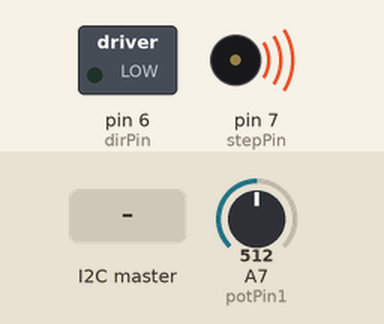
A sketch run on a simulated Arduino Nano, built with avr-gcc and run on an emulated ATmega328P. Parts: switched loads named in the sketch (green lamp = pin HIGH), buzzer (waves = sounding). The test bench sets the inputs (shaded band); at power-on: A7 (potPin1) = 512. What the sketch prints to the serial monitor is not drawn.

Above: at 1.2 s.
1.3 s: A7 (potPin1) set to 306
At 1.6 s:
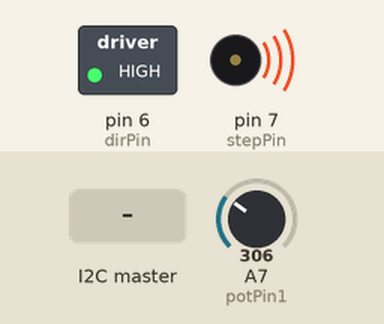
2.8 s: the I2C master sends the byte 1
At 3.9 s:
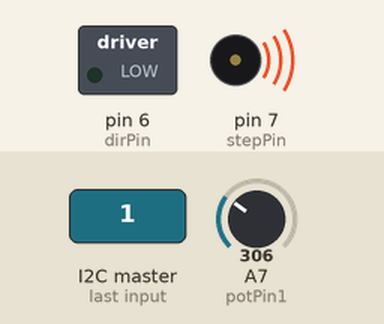
5.8 s: the I2C master sends the byte 90
At 6.3 s:
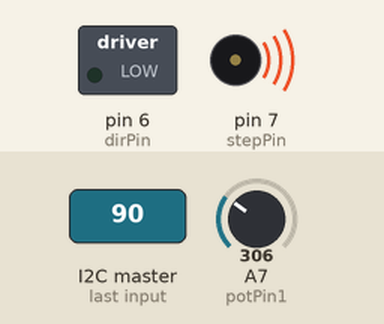
8.8 s: A7 (potPin1) set to 325
At 9.3 s:
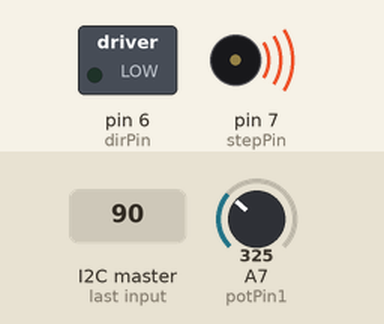
11.8 s: A7 (potPin1) set to 342
At 12.7 s:
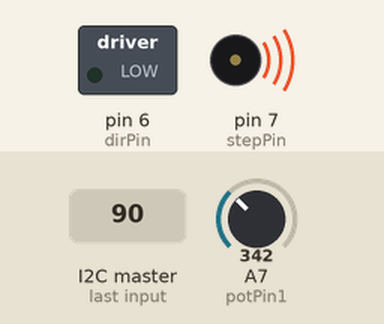
Timing chart, 0 to 14.8 s (numbered marks = the images above; inputs shaded):
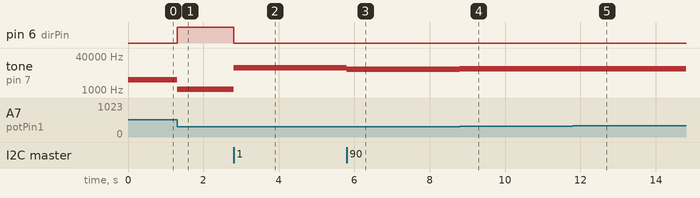

Measured:
- after the input at 1.3 s, pin 6 (dirPin): LOW → HIGH at once; tone on pin 7 (stepPin): 3040 Hz → 1080 Hz at once
- after the input at 2.8 s, pin 6 (dirPin): HIGH → LOW at once; tone on pin 7 (stepPin): 1080 Hz → 11220 Hz at once
- after the input at 5.8 s, tone on pin 7 (stepPin): 11220 Hz → 9440 Hz at once
- after the input at 8.8 s, tone on pin 7 (stepPin): 9440 Hz → 9820 Hz at once
- after the input at 11.8 s, tone on pin 7 (stepPin): 9820 Hz → 10160 Hz at once

The sketch:

slave_code_elbow.ino
```cpp
/********************************************************************************************************
      SPECULUM VITAE MARK II
      KAPTA INDUSTRIES LTD.

      this code is for the slave arduino
      it recieves a pot value from the master arduino and uses it for stepper motor control

      written by:  Scott Henwood
                   Andrew Henwood
***********************************************************************************************************/


#include <Wire.h>                            // includes the wire library
#include<stdio.h>


const int potPin1=A7;                       // declares potPin 1 pin (encoder attached to motor)
const int dirPin=6;                         // declares pin for controlling the direction of the stepper
const int stepPin=7;
;                        // declares pin for pulsing the stepper motor
int error,angle,angle1,potVal;
int spd=0;
int del;


void setup() {

 pinMode(potPin1,INPUT);
 pinMode(dirPin,OUTPUT);
 pinMode(stepPin,OUTPUT);
  Wire.begin(3);                             // join i2c bus with address #8(must be same adress assigned on master)
  Wire.onReceive(receiveEvent);              // call function and recieve when arduino detects and i2c message
  Serial.begin(115200);                      // start serial for output
  angle=360;
}

void loop() {

potVal=analogRead(potPin1);                 // sets the value used for position control
angle1=potVal;

 Serial.print("angle=   ");
 Serial.print(angle);
 Serial.print("   angle1=   ");
 Serial.print(angle1);
 Serial.print("   error=   ");
 Serial.print(error);
 Serial.print("   frequency"  );
 Serial.print(del);
 Serial.print("\n");


error=abs(angle-angle1);                    // creates an error number allowing the motor to be at rest

                                            //when it becomes close to its target value
                                            //otherwise the motor would never sit still due to interference

if(error<10)
del=20;

else del=error*20;


 if(angle>angle1&&error>5)                 // if true will turn the motor in a specified direction
 {

   digitalWrite(dirPin,HIGH);
   tone(stepPin,del);


 }
else if(angle1>angle&&error>5)             // if true wil turn the motor in the opposite direction
{
    digitalWrite(dirPin,LOW);
   tone(stepPin,del);
 }
 else{del=0;
 noTone(stepPin);
 }
}

                                              // function that executes whenever data is received from master
                                              // this function is registered as an event, see setup()
void receiveEvent(int howMany) {
    unsigned short value;                     // creates the same 16 bit integer to store the recieved data that was sent from master
    byte* x = (byte*)&value;                  // splits value into two bytes x= bits 0-7 x+1= bits 8-15
    *x = Wire.read();                         // receive byte x (lower half of int 'value')
    *(x+1) = Wire.read();                     // recieve byte x+1 (upper half of int 'value')
    angle=value;                              // makes angle equal to recieved int 'value'


}
```
